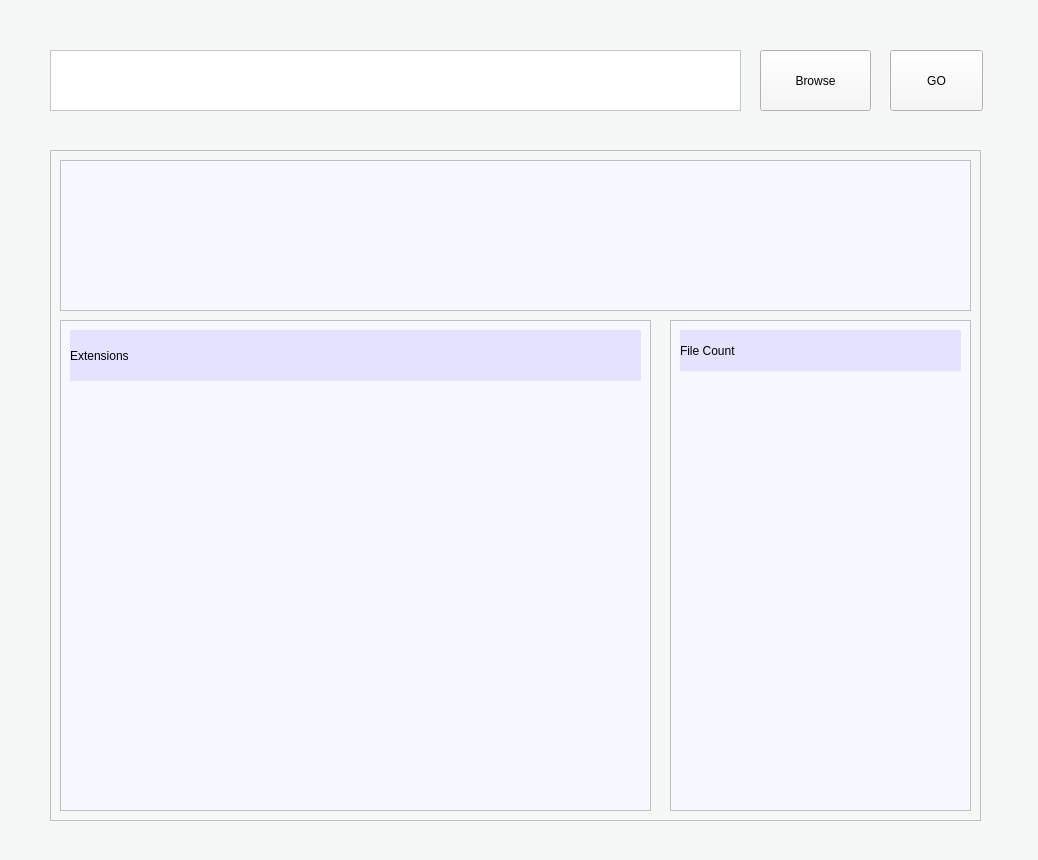
<?xml version="1.0" encoding="UTF-8"?>
<ui version="4.0">
 <class>MainWindow</class>
 <widget class="QMainWindow" name="MainWindow">
  <property name="geometry">
   <rect>
    <x>0</x>
    <y>0</y>
    <width>1038</width>
    <height>860</height>
   </rect>
  </property>
  <property name="windowTitle">
   <string>MainWindow</string>
  </property>
  <property name="styleSheet">
   <string notr="true">background-color: rgb(246, 247, 247);</string>
  </property>
  <widget class="QWidget" name="centralwidget">
   <widget class="QPushButton" name="browse">
    <property name="geometry">
     <rect>
      <x>760</x>
      <y>50</y>
      <width>111</width>
      <height>61</height>
     </rect>
    </property>
    <property name="styleSheet">
     <string notr="true">font: 18pt &quot;Times New Roman&quot;;</string>
    </property>
    <property name="text">
     <string>Browse</string>
    </property>
   </widget>
   <widget class="QTextEdit" name="path">
    <property name="geometry">
     <rect>
      <x>50</x>
      <y>50</y>
      <width>691</width>
      <height>61</height>
     </rect>
    </property>
    <property name="styleSheet">
     <string notr="true">font: 18pt &quot;MS Shell Dlg 2&quot;;
background-color: rgb(255, 255, 255);</string>
    </property>
   </widget>
   <widget class="QPushButton" name="pushButton">
    <property name="geometry">
     <rect>
      <x>890</x>
      <y>50</y>
      <width>93</width>
      <height>61</height>
     </rect>
    </property>
    <property name="styleSheet">
     <string notr="true">font: 18pt &quot;Times New Roman&quot;;</string>
    </property>
    <property name="text">
     <string>GO</string>
    </property>
   </widget>
   <widget class="QTableView" name="tableView">
    <property name="geometry">
     <rect>
      <x>50</x>
      <y>150</y>
      <width>931</width>
      <height>671</height>
     </rect>
    </property>
   </widget>
   <widget class="QListView" name="listView">
    <property name="geometry">
     <rect>
      <x>60</x>
      <y>320</y>
      <width>591</width>
      <height>491</height>
     </rect>
    </property>
    <property name="styleSheet">
     <string notr="true">background-color: rgb(246, 247,255);</string>
    </property>
   </widget>
   <widget class="QListView" name="listView_2">
    <property name="geometry">
     <rect>
      <x>670</x>
      <y>320</y>
      <width>301</width>
      <height>491</height>
     </rect>
    </property>
    <property name="styleSheet">
     <string notr="true">background-color: rgb(246, 247,255);</string>
    </property>
   </widget>
   <widget class="QListView" name="gen_info">
    <property name="geometry">
     <rect>
      <x>60</x>
      <y>160</y>
      <width>911</width>
      <height>151</height>
     </rect>
    </property>
    <property name="styleSheet">
     <string notr="true">font: 14pt &quot;MS Shell Dlg 2&quot;;
background-color: rgb(246, 247,255);</string>
    </property>
   </widget>
   <widget class="QLabel" name="label">
    <property name="geometry">
     <rect>
      <x>70</x>
      <y>330</y>
      <width>571</width>
      <height>51</height>
     </rect>
    </property>
    <property name="styleSheet">
     <string notr="true">background-color: rgb(227,227,255);
font: 75 16pt &quot;Adobe Caslon Pro&quot;;</string>
    </property>
    <property name="text">
     <string>Extensions</string>
    </property>
   </widget>
   <widget class="QLabel" name="label_2">
    <property name="geometry">
     <rect>
      <x>680</x>
      <y>330</y>
      <width>281</width>
      <height>41</height>
     </rect>
    </property>
    <property name="styleSheet">
     <string notr="true">background-color: rgb(227, 227, 255);
font: 75 16pt &quot;Adobe Caslon Pro&quot;;</string>
    </property>
    <property name="text">
     <string>File Count</string>
    </property>
   </widget>
  </widget>
  <widget class="QStatusBar" name="statusbar"/>
 </widget>
 <resources/>
 <connections/>
</ui>
